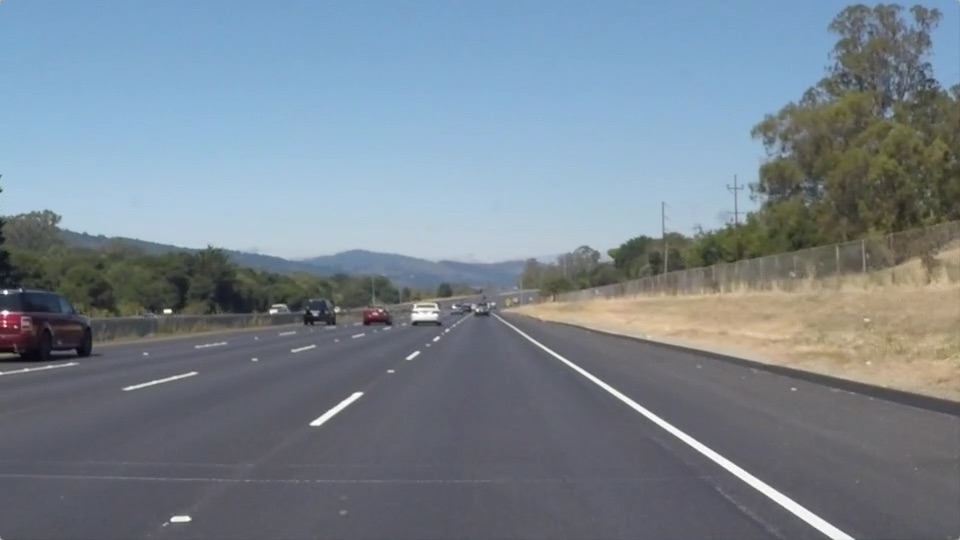
#> input picture test_images/solidWhiteRight.jpg, 960 x 540 px
$ jupyter execute --allow-errors P1.ipynb   (shell and % lines are left out)
#> lines starting #> are read from the running program, lines starting #| are printed output that depends on the picture; after the words box and inside, x2 and y2 are one past the last pixel; in counts of white or black regions, pixels touching at a corner belong together
# Self-Driving Car Engineer Nanodegree

## Project: **Finding Lane Lines on the Road**
***
In this project, you will use the tools you learned about in the lesson to identify lane lines on the road.  You can develop your pipeline on a series of individual images, and later apply the result to a video stream (really just a series of images). Check out the video clip "raw-lines-example.mp4" (also contained in this repository) to see what the output should look like after using the helper functions below.

Once you have a result that looks roughly like "raw-lines-example.mp4", you'll need to get creative and try to average and/or extrapolate the line segments you've detected to map out the full extent of the lane lines.  You can see an example of the result you're going for in the video "P1_example.mp4".  Ultimately, you would like to draw just one line for the left side of the lane, and one for the right.

In addition to implementing code, there is a brief writeup to complete. The writeup should be completed in a separate file, which can be either a markdown file or a pdf document. There is a [write up template](https://github.com/udacity/CarND-LaneLines-P1/blob/master/writeup_template.md) that can be used to guide the writing process. Completing both the code in the Ipython notebook and the writeup template will cover all of the [rubric points](https://review.udacity.com/#!/rubrics/322/view) for this project.

---
Let's have a look at our first image called 'test_images/solidWhiteRight.jpg'.  Run the 2 cells below (hit Shift-Enter or the "play" button above) to display the image.

**Note: If, at any point, you encounter frozen display windows or other confounding issues, you can always start again with a clean slate by going to the "Kernel" menu above and selecting "Restart & Clear Output".**

---

**The tools you have are color selection, region of interest selection, grayscaling, Gaussian smoothing, Canny Edge Detection and Hough Tranform line detection.  You  are also free to explore and try other techniques that were not presented in the lesson.  Your goal is piece together a pipeline to detect the line segments in the image, then average/extrapolate them and draw them onto the image for display (as below).  Once you have a working pipeline, try it out on the video stream below.**

---

<figure>

 <figcaption>
 <p></p>
 <p style="text-align: center;"> Your output should look something like this (above) after detecting line segments using the helper functions below </p>
 </figcaption>
</figure>
 <p></p>
<figure>

 <figcaption>
 <p></p>
 <p style="text-align: center;"> Your goal is to connect/average/extrapolate line segments to get output like this</p>
 </figcaption>
</figure>

**Run the cell below to import some packages.  If you get an `import error` for a package you've already installed, try changing your kernel (select the Kernel menu above --> Change Kernel).  Still have problems?  Try relaunching Jupyter Notebook from the terminal prompt.  Also, see [this forum post](https://carnd-forums.udacity.com/cq/viewquestion.action?spaceKey=CAR&id=29496372&questionTitle=finding-lanes---import-cv2-fails-even-though-python-in-the-terminal-window-has-no-problem-with-import-cv2) for more troubleshooting tips.**

## Import Packages

[cell 1]
#importing some useful packages
import matplotlib.pyplot as plt
import matplotlib.image as mpimg
import numpy as np
import cv2

## Read in an Image

[cell 2]
#reading in an image
image = mpimg.imread('test_images/solidWhiteRight.jpg')
#> image is the input picture: shape (540, 960, 3); mean R, G, B 120.3, 132.6, 143.7

#printing out some stats and plotting
print('This image is:', type(image), 'with dimensions:', image.shape)
#| This image is: <class 'numpy.ndarray'> with dimensions: (540, 960, 3)
plt.imshow(image)  # if you wanted to show a single color channel image called 'gray', for example, call as plt.imshow(gray, cmap='gray')

## Ideas for Lane Detection Pipeline

**Some OpenCV functions (beyond those introduced in the lesson) that might be useful for this project are:**

`cv2.inRange()` for color selection
`cv2.fillPoly()` for regions selection
`cv2.line()` to draw lines on an image given endpoints
`cv2.addWeighted()` to coadd / overlay two images
`cv2.cvtColor()` to grayscale or change color
`cv2.imwrite()` to output images to file
`cv2.bitwise_and()` to apply a mask to an image

**Check out the OpenCV documentation to learn about these and discover even more awesome functionality!**

## Helper Functions

Below are some helper functions to help get you started. They should look familiar from the lesson!

[cell 3]
import math

def grayscale(img):
    """Applies the Grayscale transform
    This will return an image with only one color channel
    but NOTE: to see the returned image as grayscale
    (assuming your grayscaled image is called 'gray')
    you should call plt.imshow(gray, cmap='gray')"""
    return cv2.cvtColor(img, cv2.COLOR_RGB2GRAY)
    #Or use BGR2GRAY if you read an image with cv2.imread()
    #return cv2.cvtColor(img, cv2.COLOR_BGR2GRAY)

def canny(img, low_threshold, high_threshold):
    """Applies the Canny transform"""
    return cv2.Canny(img, low_threshold, high_threshold)

def gaussian_blur(img, kernel_size):
    """Applies a Gaussian Noise kernel"""
    return cv2.GaussianBlur(img, (kernel_size, kernel_size), 0)

def region_of_interest(img, vertices):
    """
    Applies an image mask.

    Only keeps the region of the image defined by the polygon
    formed from `vertices`. The rest of the image is set to black.
    """
    #defining a blank mask to start with
    mask = np.zeros_like(img)

    #defining a 3 channel or 1 channel color to fill the mask with depending on the input image
    if len(img.shape) > 2:
        channel_count = img.shape[2]  # i.e. 3 or 4 depending on your image
        ignore_mask_color = (255,) * channel_count
    else:
        ignore_mask_color = 255

    #filling pixels inside the polygon defined by "vertices" with the fill color
    cv2.fillPoly(mask, vertices, ignore_mask_color)

    #returning the image only where mask pixels are nonzero
    masked_image = cv2.bitwise_and(img, mask)
    return masked_image


def draw_lines(img, lines, color=[255, 0, 0], thickness=2):
    """
    NOTE: this is the function you might want to use as a starting point once you want to
    average/extrapolate the line segments you detect to map out the full
    extent of the lane (going from the result shown in raw-lines-example.mp4
    to that shown in P1_example.mp4).

    Think about things like separating line segments by their
    slope ((y2-y1)/(x2-x1)) to decide which segments are part of the left
    line vs. the right line.  Then, you can average the position of each of
    the lines and extrapolate to the top and bottom of the lane.

    This function draws `lines` with `color` and `thickness`.
    Lines are drawn on the image inplace (mutates the image).
    If you want to make the lines semi-transparent, think about combining
    this function with the weighted_img() function below
    """
    if lines is not None:
        for line in lines:
            for x1,y1,x2,y2 in line:
                cv2.line(img, (x1, y1), (x2, y2), color, thickness)

def hough_lines(img, rho, theta, threshold, min_line_len, max_line_gap):
    """
    `img` should be the output of a Canny transform.

    Returns an image with hough lines drawn.
    """
    lines = cv2.HoughLinesP(img, rho, theta, threshold, np.array([]), minLineLength=min_line_len, maxLineGap=max_line_gap)
    line_img = np.zeros((img.shape[0], img.shape[1], 3), dtype=np.uint8)
    draw_lines(line_img, lines)
    return line_img

# Python 3 has support for cool math symbols.

def weighted_img(img, initial_img, α=0.8, β=1., λ=0.):
    """
    `img` is the output of the hough_lines(), An image with lines drawn on it.
    Should be a blank image (all black) with lines drawn on it.

    `initial_img` should be the image before any processing.

    The result image is computed as follows:

    initial_img * α + img * β + λ
    NOTE: initial_img and img must be the same shape!
    """
    return cv2.addWeighted(initial_img, α, img, β, λ)

## Test Images

Build your pipeline to work on the images in the directory "test_images"
**You should make sure your pipeline works well on these images before you try the videos.**

[cell 4]
import os
test_pics = os.listdir("test_images/")

## Build a Lane Finding Pipeline

Build the pipeline and run your solution on all test_images. Make copies into the `test_images_output` directory, and you can use the images in your writeup report.

Try tuning the various parameters, especially the low and high Canny thresholds as well as the Hough lines parameters.

[cell 5]
# [6 lines of commented-out code are left out]
image = cv2.imread('test_images/solidYellowLeft.jpg')
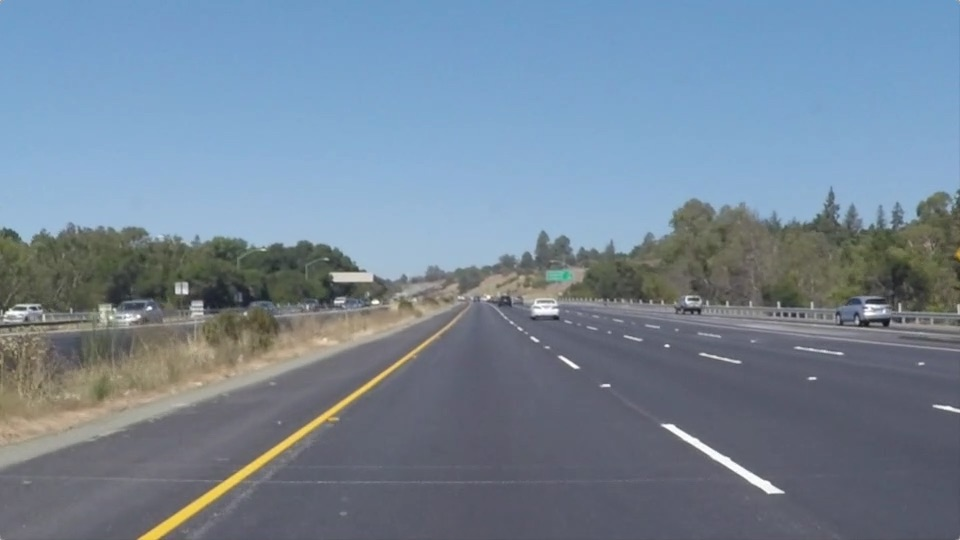
#> input picture test_images/solidYellowLeft.jpg, 960 x 540 px
#> image is the input picture: shape (540, 960, 3); mean B, G, R 150.8, 133.6, 116.5
#image = cv2.imread('test_images/whiteCarLAneSwitch.jpg')

def get_lines_from_img(image, lane_y_length):
    """
    Image should be the output of a Canny transform.
    Returns left line and right line as tuple.

    """
    min_line_length = 10
    max_line_gap = 30

    # Get the hough lines for the input image.
    lines = cv2.HoughLinesP(image, 1, np.pi/180, 30, np.array([]), minLineLength=min_line_length, maxLineGap=max_line_gap)

    right_x = []
    right_y = []
    left_x = []
    left_y = []

    if lines is not None:
        for line in lines:
            for x1,y1,x2,y2 in line:
                # Borrowed numpy method to turn x and y points into angle.
                angle = np.rad2deg(np.arctan2(y2 - y1, x2 - x1))
                # Skip over if angle is very small
                if (-15 < angle <= 0) or (0 <= angle < 15):
                    continue
                # Use extend here instead of append to keep the array 1 dimensional
                if x2 > image.shape[1]/2 and x1 > image.shape[1]/2:
                    left_x.extend((x1, x2))
                    left_y.extend((y1, y2))
                else:
                    right_x.extend((x1, x2))
                    right_y.extend((y1, y2))

    left_line = None
    right_line = None

    if len(left_x) >= 2:
        # Use polyfit to fit the lines
        fit_left = np.polyfit(left_x, left_y, 1)
        # Initialize left line
        left_line = np.zeros([1, 1, 4]).astype('uint16')
        # Note that this line of code was derrived from a slack discussion on line creation.
        left_line[0, 0, :] = (
            int((image.shape[0] - fit_left[1])/(fit_left[0])),
            image.shape[0], int((image.shape[0] - lane_y_length - fit_left[1])/(fit_left[0])),
            image.shape[0] - lane_y_length)

    if len(right_x) >= 2:
        # Use polyfit to fit the lines
        fit_right = np.polyfit(right_x, right_y, 1)
        # Initialize right line
        right_line = np.zeros([1, 1, 4]).astype('uint16')
        right_line[0, 0, :] = (
            int((image.shape[0] - fit_right[1])/(fit_right[0])),
            image.shape[0], int((image.shape[0] - lane_y_length - fit_right[1])/(fit_right[0])),
            image.shape[0] - lane_y_length)

    return (left_line, right_line)


def overlay_lanes(image):
    """
    Takes image as input. This is where the bulk of the work is done.
    """

    gray_img = grayscale(image)

    # Red img seems to work the best of the 3 color channels for the yellow line
    red_img = image[:, :, 0]

    # Add guass blur
    blur = gaussian_blur(red_img, 5)

    # Use canny edge detector
    canny_img = canny(blur, 140, 210)

    # Create mask for our ROI
    img_shape = canny_img.shape
    vertices = np.array([[(0,img_shape[0]),(410, 350), (590, 350), (img_shape[1],img_shape[0])]], dtype=np.int32)
    # Use canny image for roi mask
    roi_img = region_of_interest(canny_img, vertices)

    # Get left and right lines
    (left_lane, right_lane) = get_lines_from_img(roi_img, 540-320)

    # Set up invisible lines at lanes
    line_img = np.zeros((*img_shape, 3), dtype=np.uint8)

    draw_lines(line_img, left_lane, thickness=5)

    draw_lines(line_img, right_lane, thickness=5)

    # weighted_img makes lines semi transparent
    return weighted_img(line_img, image)

# Test on Videos

You know what's cooler than drawing lanes over images? Drawing lanes over video!

We can test our solution on two provided videos:

`solidWhiteRight.mp4`

`solidYellowLeft.mp4`

**Note: if you get an `import error` when you run the next cell, try changing your kernel (select the Kernel menu above --> Change Kernel).  Still have problems?  Try relaunching Jupyter Notebook from the terminal prompt. Also, check out [this forum post](https://carnd-forums.udacity.com/questions/22677062/answers/22677109) for more troubleshooting tips.**

**If you get an error that looks like this:**
```
NeedDownloadError: Need ffmpeg exe.
You can download it by calling:
imageio.plugins.ffmpeg.download()
```
**Follow the instructions in the error message and check out [this forum post](https://carnd-forums.udacity.com/display/CAR/questions/26218840/import-videofileclip-error) for more troubleshooting tips across operating systems.**

[cell 6]
# Import everything needed to edit/save/watch video clips
import imageio
#> (the rest of this cell did not finish here and is left out)

[cell 7]
def process_images(img_dir):
    """
    Input image directory, outputs images with lines drawn on lanes.
    Images should be saved as -with-lines.jpg to prevent inclusion with previous attempts.
    """
#> called with img_dir = 'test_images/'
    # NOTE: The output you return should be a color image (3 channel) for processing video below
    # you should return the final output (image with lines are drawn on lanes)

    # Note that I decided to process all images at once instead. Leaving it like this unless I find
    # a reason to only process one at a time.

    fig = plt.figure(figsize=(20.0, 40.0))
    images_length = len(os.listdir(img_dir))
    index = 1
    final_images = []
    for img in os.listdir(img_dir):
        # Ignore if image I've already created
        if "-with-lines" in img:
            continue
        if ".DS_Store" in img:
            continue
        input_img = mpimg.imread(os.path.join(img_dir, img))
        lane_img = overlay_lanes(input_img)
        fig.add_subplot(images_length, 2, index)
        plt.imshow(lane_img)
        plt.imsave(os.path.join(img_dir, img.replace(".jpg", "-with-lines.jpg")), lane_img)
        index = index + 1

        final_images.append(lane_img)
#> pass 2 of the loop in process_images, `for img in os.listdir(img_dir):`:
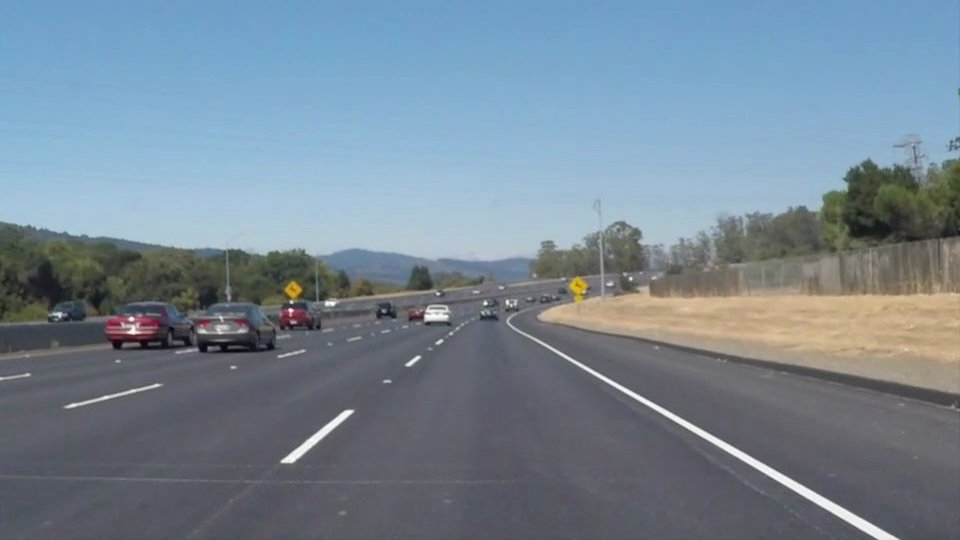
#> input picture test_images/solidWhiteCurve.jpg, 960 x 540 px
#> in process_images, input_img is the input picture: shape (540, 960, 3); mean R, G, B 118.5, 134.5, 148.1
#> mask: shape (540, 960); 20.9% white; 1 white region, box (x1, y1, x2, y2) and area: (2, 350, 960, 540) 108403
#> in region_of_interest, `masked_image = cv2.bitwise_and(img, mask)`:
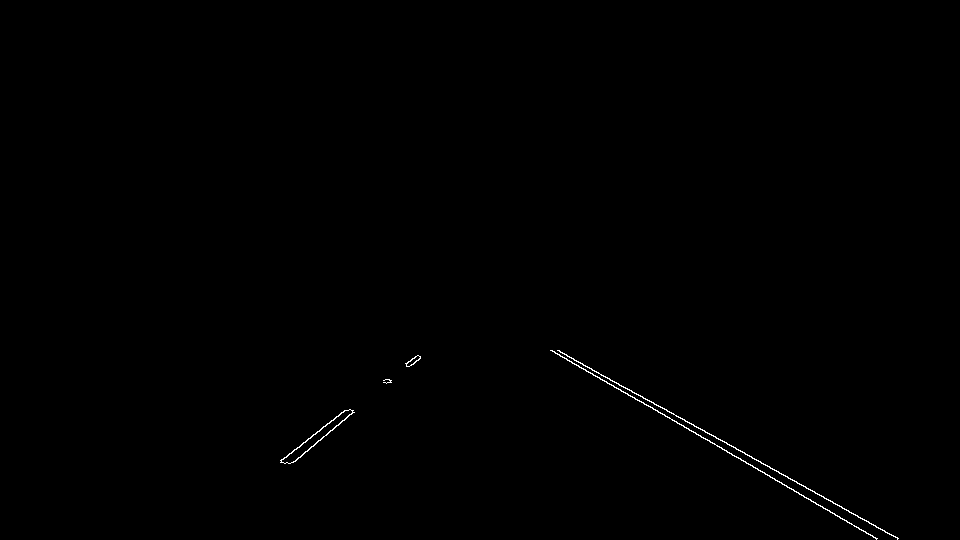
#> masked_image: shape (540, 960); 0.26% white in thin lines or dots, all inside (x1, y1, x2, y2) = (280, 350, 899, 540)
#> lines = [[558, 350, 898, 538], [551, 350, 877, 538], [280, 462, 344, 410], [292, 462, 352, 412], [557, 350, 897, 539], [295, 461, 354, 412], [280, 460, 347, 410]]
#> the loop in get_lines_from_img, `for line in lines:` made 7 passes
#> after the loop in get_lines_from_img, `for line in lines:`: left_x = [558, 898, 551, 877, 557, 897]; left_y = [350, 538, 350, 538, 350, 539]; right_x = [280, 344, 292, 352, 295, 354, 280, 347]; right_y = [462, 410, 462, 412, 461, 412, 460, 410]
#> fit_left = [0.561, 38.82]
#> fit_right = [-0.777, 683.1]
#> left_lane = [[893, 540, 501, 320]]; right_lane = [[184, 540, 467, 320]]
#> the loop in draw_lines, `for line in lines:` made 1 pass
#> the loop in draw_lines (call 2), `for line in lines:` made 1 pass
#> in process_images, `plt.imsave(os.path.join(img_dir, img.replace(".jpg", "-with-lines.jpg"..`:
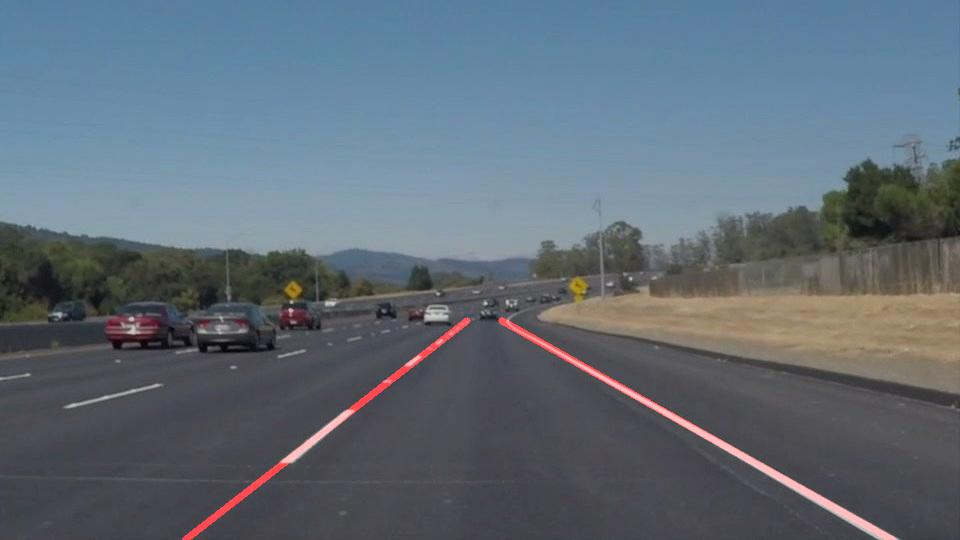
#> saved as solidWhiteCurve-with-lines.jpg: shape (540, 960, 3); mean R, G, B 96.3, 107.5, 118.5

    plt.show()
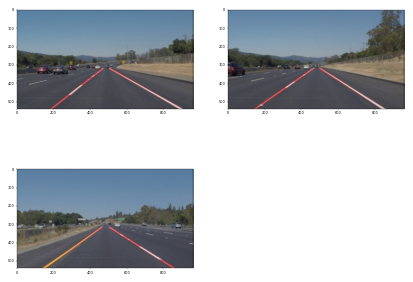
#> figure drawn by matplotlib, 3 panels
    # Return seems unnecessary, since the utility of the function is the plt.show().
    return final_images
process_images("test_images/")

def process_image(img):
    return overlay_lanes(img)
